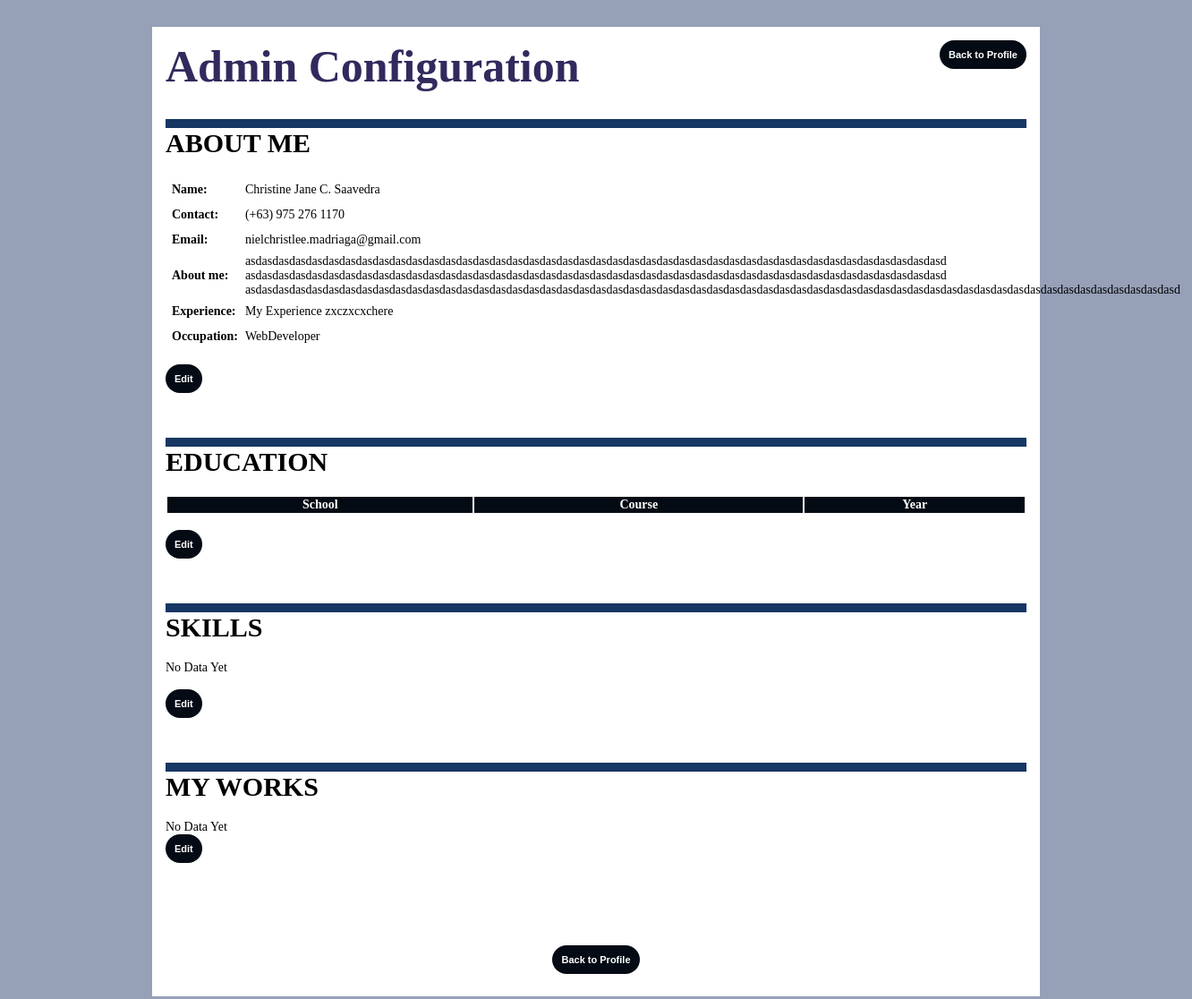
Before: /admin/index.php with the older database file.
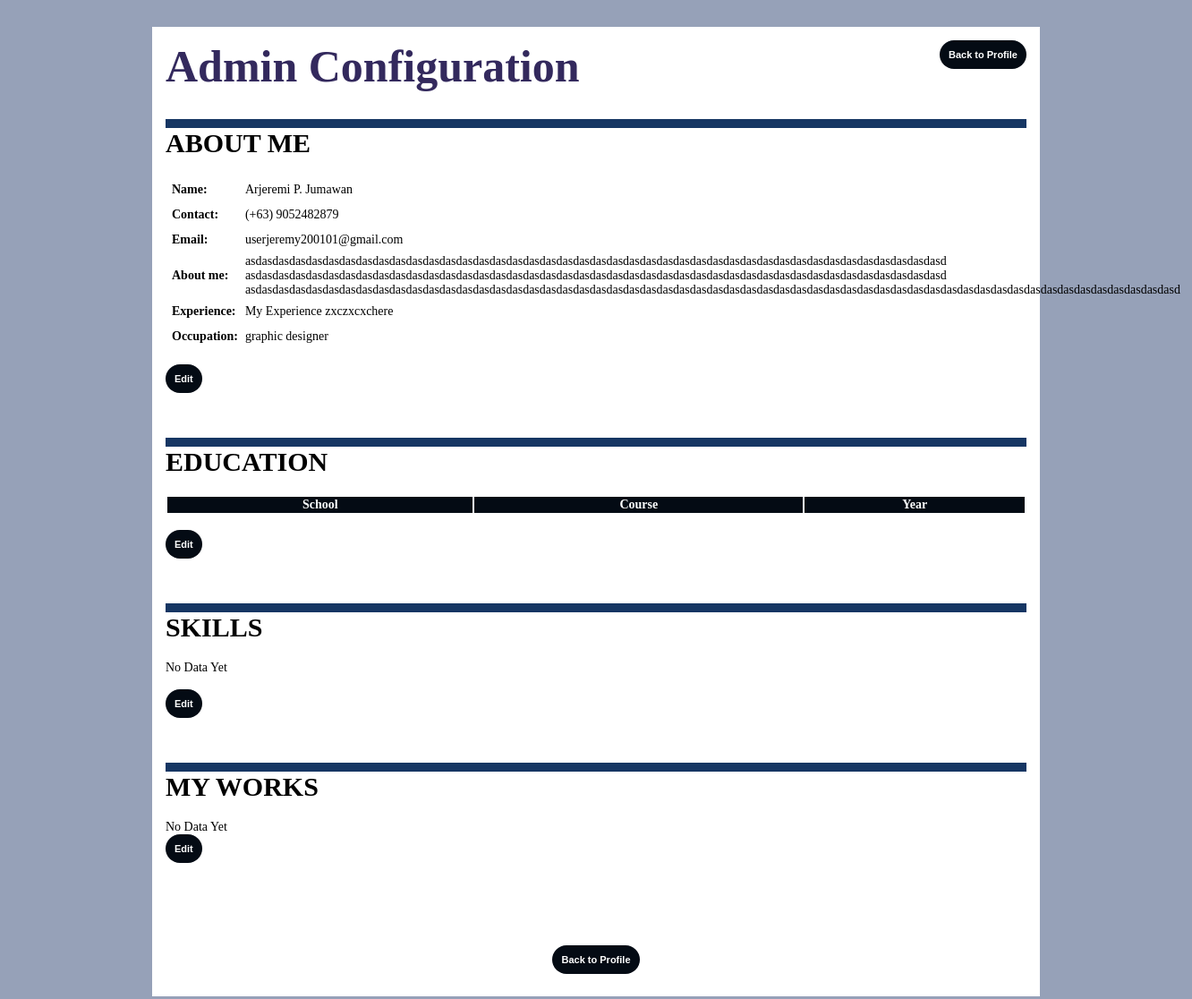
After: the same page with the newer database file.
### tables this page shows
CREATE TABLE IF NOT EXISTS `admindetail` (
  `id` int(10) unsigned NOT NULL AUTO_INCREMENT,
  `firstName` varchar(100) DEFAULT NULL,
  `lastName` varchar(100) DEFAULT NULL,
  `aboutMe` longtext DEFAULT NULL,
  `experience` longtext DEFAULT NULL,
  `lastChange` datetime DEFAULT current_timestamp(),
  `email` varchar(200) DEFAULT NULL,
  `contact` varchar(200) DEFAULT NULL,
  `occup` varchar(200) DEFAULT NULL,
  `birthday` varchar(200) DEFAULT NULL,
  `web` varchar(200) DEFAULT NULL,
  `address` varchar(300) DEFAULT NULL,
  PRIMARY KEY (`id`)
);

### admin/index.php (the view, shortened to what this page needs)
<!DOCTYPE html>
<html lang="en">
<head>
    <link href="styles.css" rel="stylesheet" />
</head>
<body>
    <Div class="container">
        <div style="display: flex; flex-direction: row; justify-content: space-between;">
            <div class="mainTitle">Admin Configuration</div>
            <div><a href="../index.php"><button>Back to Profile</button></a></div>
        </div>
        <div>
            <div class="segment">
                <div class="subTitle">ABOUT ME</div>
                <?php
                include '../database.php';
                $sql = "SELECT * FROM `admindetail`";
                $result = mysqli_query($connect, $sql);
                if (mysqli_num_rows($result) == 0) {
                    echo 'No Data Yet';
                } else {
                    $row = mysqli_fetch_assoc($result);
                }
                ?>
                <table>
                    <tbody>
                        <tr>
                            <td style="font-weight: bolder; padding: 5px;">Name:</td>
                            <td><?php echo $row['firstName'] ?> <?php echo $row['lastName'] ?></td>
                        </tr>
                        <tr>
                            <td style="font-weight: bolder; padding: 5px;">Contact:</td>
                            <td> <?php echo $row['contact'] ?></td>
                        </tr>
                        <tr>
                            <td style="font-weight: bolder; padding: 5px;">Email:</td>
                            <td><?php echo $row['email'] ?></td>
                        </tr>
                        <tr>
                            <td style="font-weight: bolder; padding: 5px;">About me:</td>
                            <td><?php echo $row['aboutMe'] ?></td>
                        </tr>
                        <tr>
                            <td style="font-weight: bolder; padding: 5px;">Experience:</td>
                            <td><?php echo $row['experience'] ?></td>
                        </tr>
                        <tr>
                            <td style="font-weight: bolder; padding: 5px;">Occupation:</td>
                            <td><?php echo $row['occup'] ?></td>
                        </tr>
                    </tbody>
                </table>
                <br>
                <a href="abtMe/edt.php"><button>Edit</button></a>
            </div>
            <div class="segment">
                <div class="subTitle">EDUCATION</div>
                <table class="educTable">
                    <thead>
                        <tr>
                            <th>School</th>
                            <th>Course</th>
                            <th>Year</th>
                        </tr>
                    </thead>
                </table>
                <br>
                <a href="educ/edt.php"><button>Edit</button></a>
            </div>
            <div class="segment">
                <div class="subTitle">SKILLS</div>
                <?php
                include '../database.php';
                $sql = "SELECT * FROM `skills`";
                $result = mysqli_query($connect, $sql);
                if (mysqli_num_rows($result) == 0) {
                    echo 'No Data Yet';
                }
                ?>
                <div>
                    <br>
                    <a href="skill/edt.php"><button>Edit</button></a>
                </div>
            </div>
            <div class="segment">
                <div class="subTitle">MY WORKS</div>
                <?php
                include '../database.php';
                $sql = "SELECT * FROM `portfolio`";
                $result = mysqli_query($connect, $sql);
                if (mysqli_num_rows($result) == 0) {
                    echo 'No Data Yet';
                } ?>
                <br>
                <div>
                    <a href="work/edt.php"><button>Edit</button></a>
                </div>
            </div><br>
            <br>
            <div style="text-align: center; margin: 10px;">
                <a href="../index.php"><button>Back to Profile</button></a>
            </div>
        </div>
    </div>
</body>
</html>

### admin/styles.css (style rules this page uses)
body { font-family: Calibri; font-size: 14px; padding: 0; margin: 0; background-color: rgb(150, 161, 184); }
button { border-radius: 20px; border: 0px solid; padding: 10px; font-weight: bold; background-color: #040b14; color: rgb(255, 255, 255); font-size: 11px; }
.container { background-color: rgb(255, 255, 255); margin-left: 170px; margin-right: 170px; margin-top: 30px; margin-bottom: 30px; padding: 15px; }
.mainTitle { font-size: 50px; font-weight: bolder; color: rgb(51, 41, 93); margin-bottom: 30px; }
.subTitle { font-weight: bold; font-size: 30px; color: rgb(0, 0, 0); margin-bottom: 20px; border-top: 10px #163663 solid; }
.educTable th { border-bottom: 1px solid; background-color: #040b14; color: rgb(255, 255, 255); }
.segment { display: flex; flex-direction: column; width: 100%; margin-bottom: 50px; }

Changed rows visible on the page:
changed admindetail "My Experience zxczxcxchere": firstName "Christine Jane C." → "Arjeremi P."; lastName "Saavedra" → "Jumawan"; contact "(+63) 975 276 1170" → "(+63) 9052482879"; email "nielchristlee.madriaga@gmail.com" → "userjeremy200101@gmail.com"; occup "WebDeveloper" → "graphic designer"
